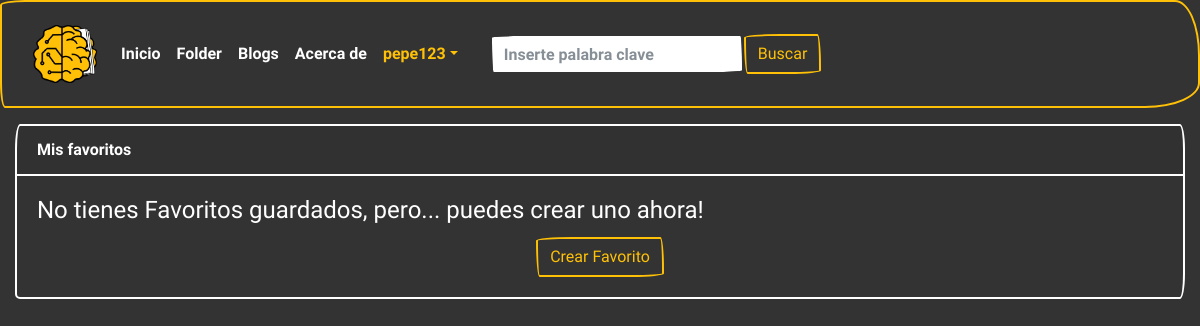
Before: /mi_favs/ (signed in) with the older database file.
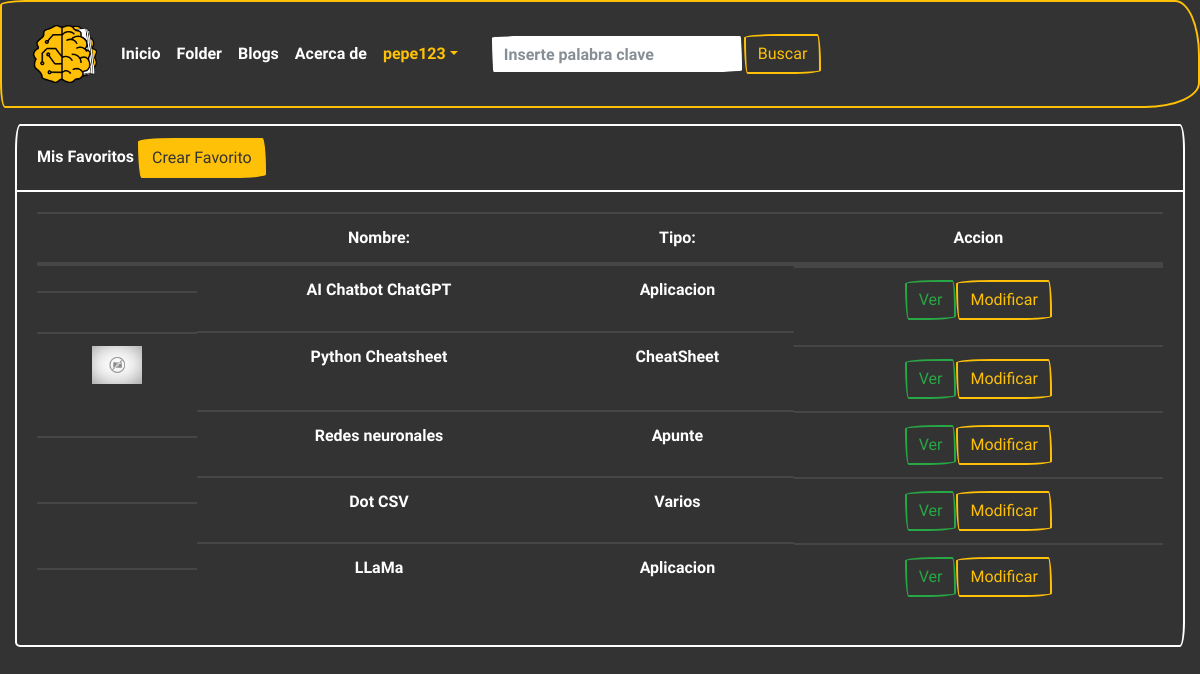
After: the same page with the newer database file.
### folder/models.py (models this page shows, shortened)
class Fav(models.Model):
    nombre = models.CharField(max_length=100)
    tipo = models.CharField(
        max_length=20,
        choices=OPCIONES_TIPOS,
        default='Aplicacion'
    )
    descripcion = models.TextField(max_length=1000, default="")
    claves = models.CharField(max_length=100)
    url = models.URLField(max_length=250)
    user = models.ForeignKey(User, on_delete=models.CASCADE)
    imagen = models.URLField(max_length=250, default="")

### folder/views.py (the view)
# urls.py: path('mi_favs/', views.mi_favs, name='mi_favs'),
@login_required
def mi_favs(request):
    favs = Fav.objects.filter(user=request.user)
    return render(request, 'mi_favs.html', {"favs": favs})

### templates/mi_favs.html (shortened to what this page needs)
{% extends "base.html" %}
{% load crispy_forms_tags %}
{% load static %}
{% block contenido %}
<div class="container-fluid">
    <div class="row">
        <div class="col-lg-12">
            {% if favs %}
            <div class="card border-white bg-primary text-white mb-3">
                <div class="card-header">Mis Favoritos <a class="btn btn-warning text-primary"
                        href="{%url 'create_fav'%}">Crear
                        Favorito</a></div>
                <div class="card-body">
                    <table class="table table-fluid table-dark">
                        <thead>
                            <tr>
                                <th class="text-center" scope="col"></th>
                                <th class="text-center" scope="col">Nombre:</th>
                                <th class="text-center" scope="col">Tipo:</th>
                                <th class="text-center" scope="col">Accion</th>
                            </tr>
                        </thead>
                        <tbody>
                            {% for fav in favs %}
                            <tr>
                                <td class="d-flex d-flex justify-content-center">
                                    {% if fav.imagen %}
                                    <img src="{{fav.imagen}}" style="width:50px" alt="">
                                    {% else %}
                                    <img src="{% static 'img/sin_imagen.jpeg' %}" style="width:50px" alt="">
                                    {% endif %}
                                </td>
                                <td class="text-center">{{fav.nombre}}</td>
                                <td class="text-center">{{fav.tipo}}</td>
                                <td class="d-flex justify-content-center ">
                                    <a href="{% url 'detail_fav' fav.id %}" class="btn btn-outline-success">Ver</a>
                                    <a href="{% url 'detail_mifav' fav.id %}"
                                        class="btn btn-outline-warning">Modificar</a>
                                </td>
                            </tr>
                            {% endfor %}
                        </tbody>
                    </table>
                </div>
            </div>
            {% else %}
            <div class="card text-white bg-primary border-white mb-3" style="max-width: 100rem;">
                <div class="card-header">Mis favoritos</div>
                <div class="card-body">
                    <h4 class="card-title">No tienes Favoritos guardados, pero... puedes crear uno ahora!</h4>
                    <div class="d-flex justify-content-center">
                        <a class="btn btn-outline-warning" href="{%url 'create_fav'%}">Crear Favorito</a>
                    </div>
                </div>
            </div>
            {% endif %}
        </div>
    </div>
</div>
</div>
{% endblock contenido %}

### templates/base.html (shortened to what this page needs)
<!DOCTYPE html>
<html lang="es">
<head>
    {% load static %}
    <link rel="stylesheet" href="https://cdn.jsdelivr.net/npm/bootswatch@4.5.2/dist/sketchy/bootstrap.min.css"
>
</head>
<body>
    <header>
        <nav class="navbar navbar-expand-lg navbar-dark bg-primary border-warning">
            <div class="container-fluid">
                <a class="navbar-brand" href="{%url 'home'%}"><img style="width:4rem;margin:0px"
                        src="{%static 'img/aifolder.png'%}" alt="" srcset=""></a>
                <div class="collapse navbar-collapse" id="navbarColor01">
                    <ul class="navbar-nav me-auto">
                        <li class="nav-item">
                            <a class="nav-link active" href="{%url 'home'%}">Inicio</a>
                        </li>
                        <li class="nav-item">
                            <a class="nav-link" href="{%url 'explore'%}">Folder</a>
                        </li>
                        <li class="nav-item">
                            <a class="nav-link" href="{%url 'blog'%}">Blogs</a>
                        </li>
                        <li class="nav-item">
                            <a class="nav-link" href="{%url 'about'%}">Acerca de</a>
                        </li>
                        {% if user.is_authenticated %}
                        <li class="nav-item dropdown">
                            <a class="nav-link dropdown-toggle text-warning" data-bs-toggle="dropdown" href="#"
                                role="button" aria-haspopup="true" aria-expanded="false">{{user}}</a>
                        </li>
                        {% endif %}
                    </ul>
                    <form class="d-flex" action="{% url 'search' %}" method="GET">
                        <div class="form">
                            <div class="d-flex m-4">
                                <input type="text" class="form-control" id="claves" name="claves"
                                    placeholder="Inserte palabra clave" required><button
                                    class="btn btn-outline-warning text-secoundary my-2 my-sm-0" type="submit"
                                    class="btn btn-primary">Buscar</button>
                            </div>
                        </div>
                    </form>
                </div>
            </div>
        </nav>
    </header>
    <main>
        <div style="margin-top: 1rem">
            {% block contenido %}
            {% endblock contenido %}
    </main>
</body>
</html>

### templates/base.html (style rules this page uses)
body { margin: 0px; border: 0px; padding: 0px; background: #333333; }

Changed rows visible on the page:
added Fav: nombre "AI Chatbot ChatGPT", tipo "Aplicacion"
added Fav: nombre "Python Cheatsheet", tipo "CheatSheet"
added Fav: nombre "Redes neuronales", tipo "Apunte"
added Fav: nombre "Dot CSV", tipo "Varios"
added Fav: nombre "LLaMa", tipo "Aplicacion"
Other visible differences:
text no longer shown: "Mis favoritos No tienes Favoritos guardados, pero... puedes crear uno ahora!"
text now shown: "Mis Favoritos Nombre: Tipo: Accion"
